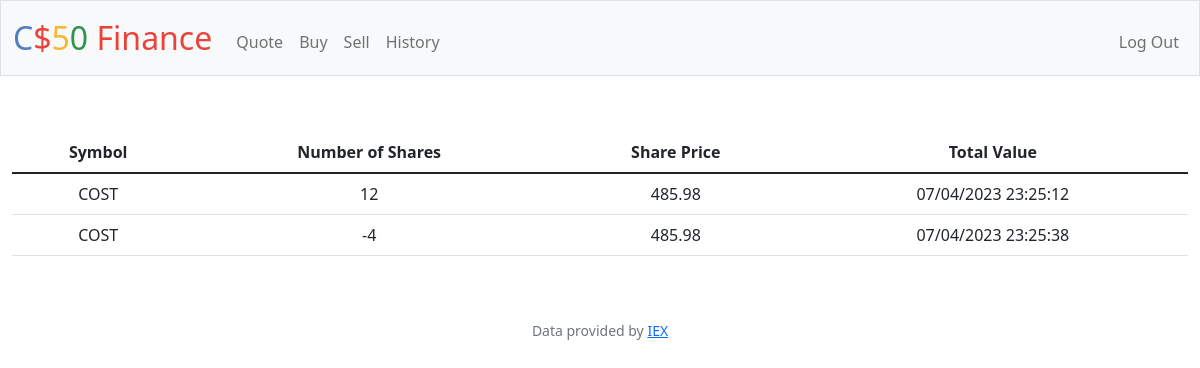
/history (signed in), run on the app's committed database.
### tables this page shows
CREATE TABLE trades (
    id INTEGER PRIMARY KEY AUTOINCREMENT NOT NULL,
    person_id INTEGER,
    symbol TEXT NOT NULL,
    shares INTEGER NOT NULL,
    time TEXT NOT NULL, price TEXT,
    FOREIGN KEY (person_id) REFERENCES users(id));

### app.py (the view)
@app.route("/history")
@login_required
def history():
    all_trades = db.execute("SELECT * FROM trades WHERE person_id = ?", session["user_id"])
    return render_template("history.html", trades=all_trades)

### app.py (called while the page is built)
@app.after_request
def after_request(response):
    response.headers["Cache-Control"] = "no-cache, no-store, must-revalidate"
    response.headers["Expires"] = 0
    response.headers["Pragma"] = "no-cache"
    return response

### helpers.py (called while the page is built)
def login_required(f):
    @wraps(f)
    def decorated_function(*args, **kwargs):
        if session.get("user_id") is None:
            return redirect("/login")
        return f(*args, **kwargs)
    return decorated_function

### templates/history.html (shortened to what this page needs)
{% extends "layout.html" %}
{% block index %}
<table class="table">
    <thead>
        <tr>
            <th>Symbol</th>
            <th>Number of Shares</th>
            <th>Share Price</th>
            <th>Total Value</th>
        </tr>
    </thead>
    <tbody>
        {% for data in trades %}
        <tr>
            <td>{{ data.symbol }}</td>
            <td>{{ data.shares }}</td>
            <td>{{ data.price }}</td>
            <td>{{ data.time }}</td>
        </tr>
        {% endfor %}
    </tbody>
</table>
{% endblock %}

### data on the page
trades: symbol "COST", shares "12", price "485.98", time "07/04/2023 23:25:12"
trades: symbol "COST", shares "-4", price "485.98", time "07/04/2023 23:25:38"
